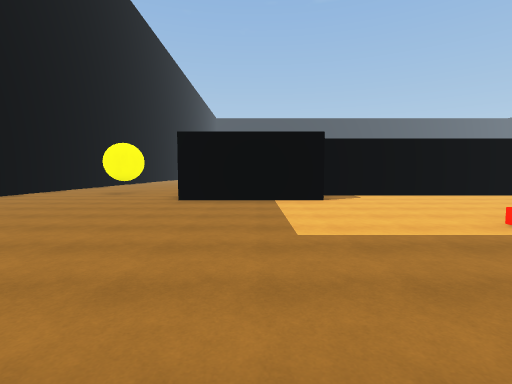
[1] (above)

19 first-person views from a walk through a scene from a Unity 3-D project. The camera is 1.5 m above the floor, tilts 4° down and sees 85° across. The floor is counted in squares, 2 m on a side. Each view is taken from the middle of a square. On the plan, view 1 faces up. The plan holds only what a view shows up to about 10 squares ahead; the rest is blank. The place goes on beyond the plan. The player character is not drawn. Surface patterns are stand-ins for the level's own textures.

[2]
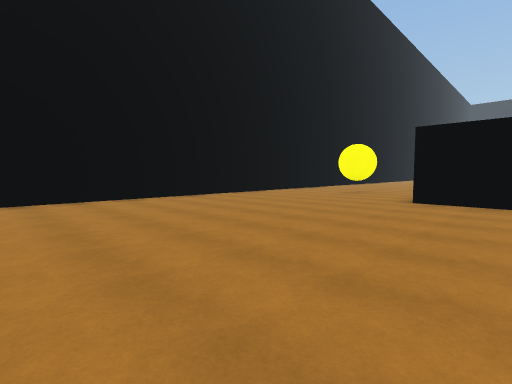

[3]
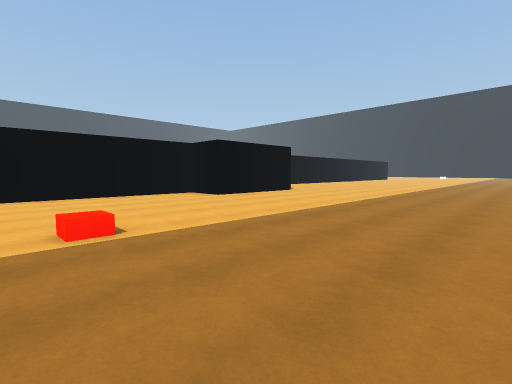

[4]
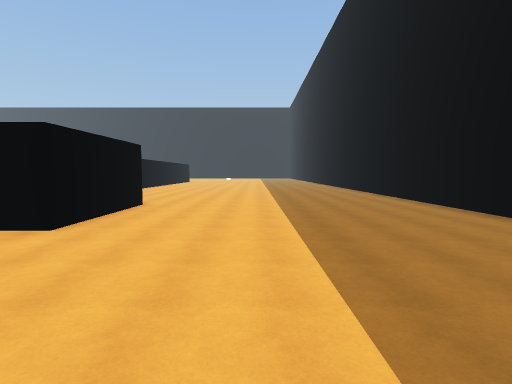

[5]
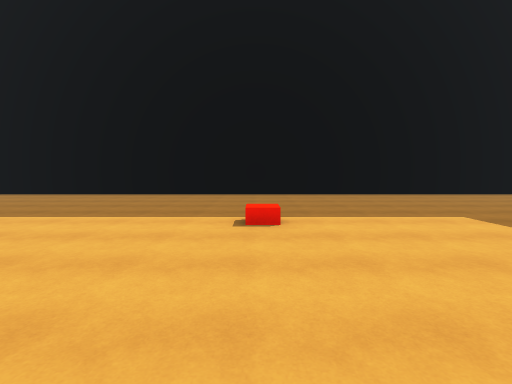

[6]
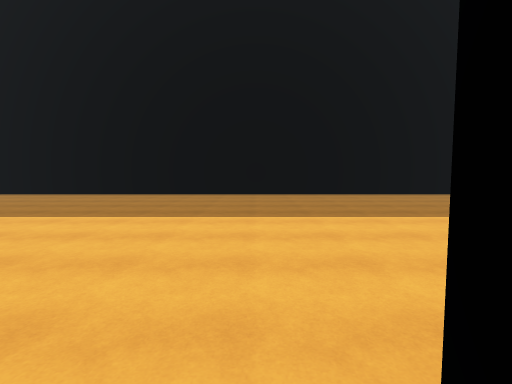

[7]
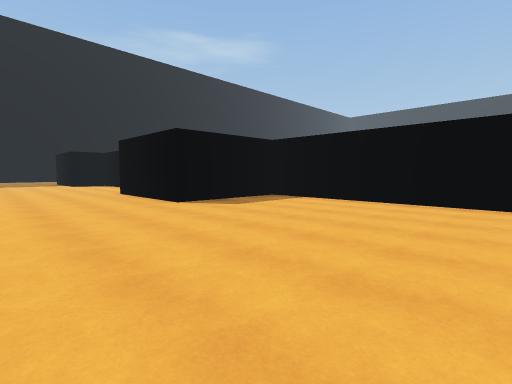

[8]
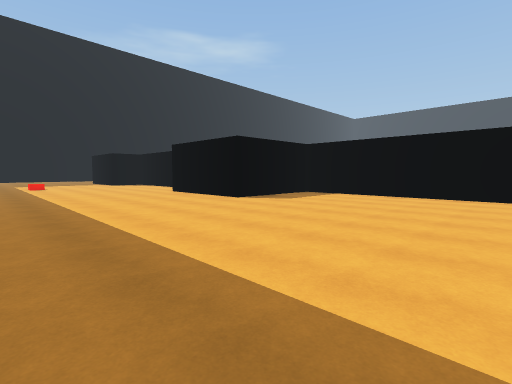

[9]
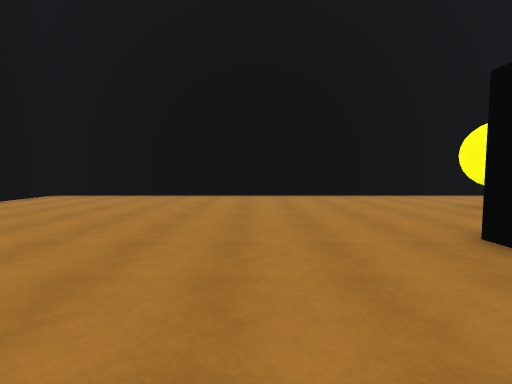

[10]
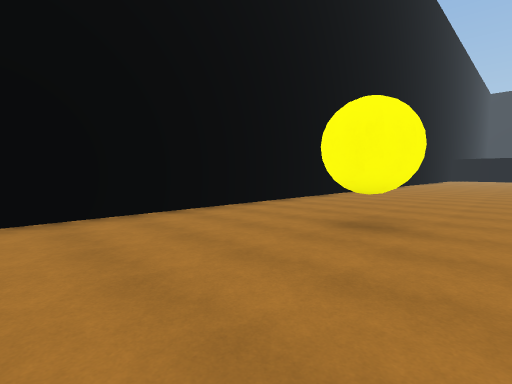

[11]
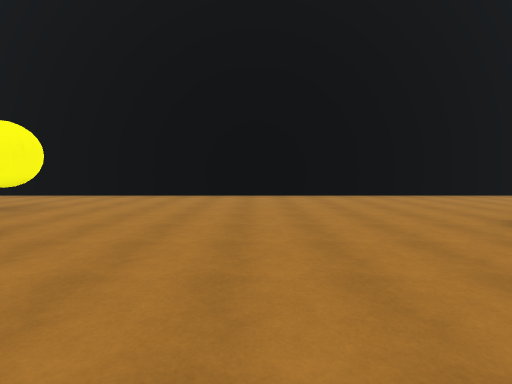

[12]
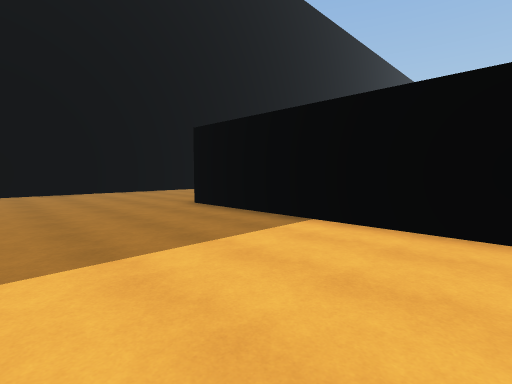

[13]
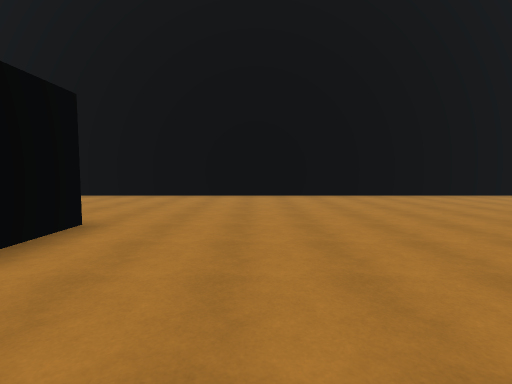

[14]
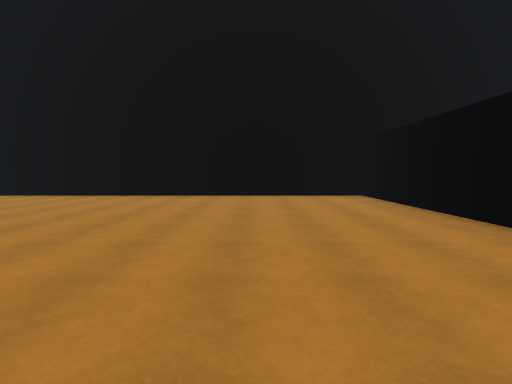

[15]
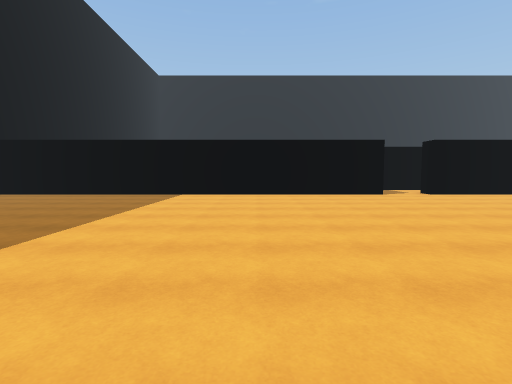

[16]
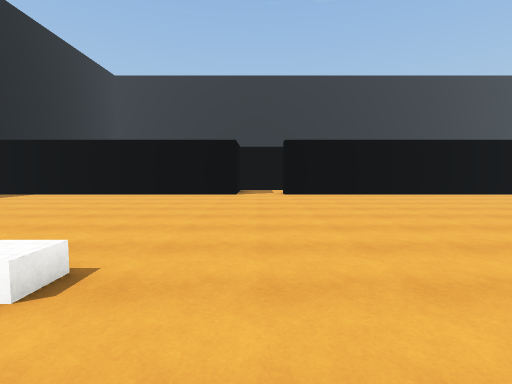

[17]
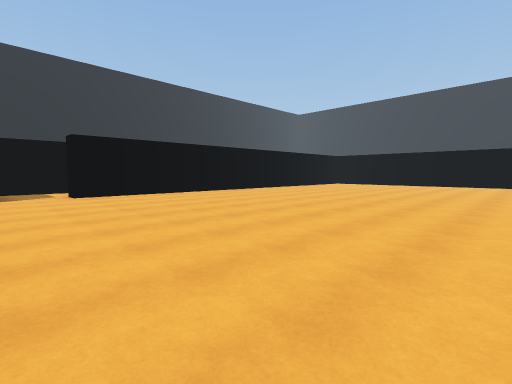

[18]
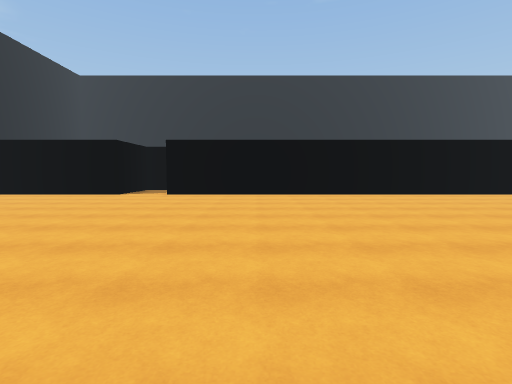

[19]
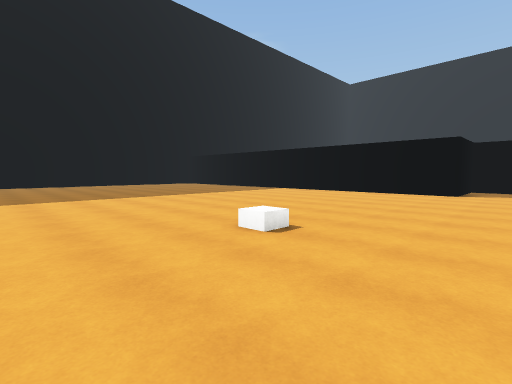

### Floor plan
Points are (right, up) in squares from view 1. A wall is a line through its corners. A room is listed if a view was taken in it or the views show most of it. See-through windows are left out.
Room 1 (views 1, 2, 3, 4, 5, 6, 7, 8, 9, 10, 11, 12, 13, 14, 15, 16, 17, 18, 19)
walls: (-1.1, 18.8) (-3, 18.8); (8.4, 9.1) (2.1, 9.1); (1.9, 7.5) (-2.1, 7.5); (18.8, 11.1) (12.7, 11.1) (12.7, 7.5) (8.7, 7.5) (8.7, 8.5); (7.3, 34.5) (-8, 34.5) (-8, -1.6) (19.5, -1.6); (19.5, 34.5) (9, 34.5)
ways out: opening at (8, 35)

Positions as (right, up) in squares from view 1, and headings:
1: (0, 0), facing up
2: (0, 0), facing up-left
3: (3, 0), facing up-right
4: (4, 4), facing right
5: (4, 8), facing down
6: (13, 8), facing down
7: (19, 4), facing up-left
8: (19, 2), facing up-left
9: (1, 5), facing left
10: (-3, 6), facing up-left
11: (1, 15), facing left
12: (3, 15), facing up-left
13: (1, 22), facing left
14: (1, 31), facing left
15: (3, 25), facing up
16: (8, 25), facing up
17: (7, 25), facing up-right
18: (12, 25), facing up
19: (9, 24), facing up-left
